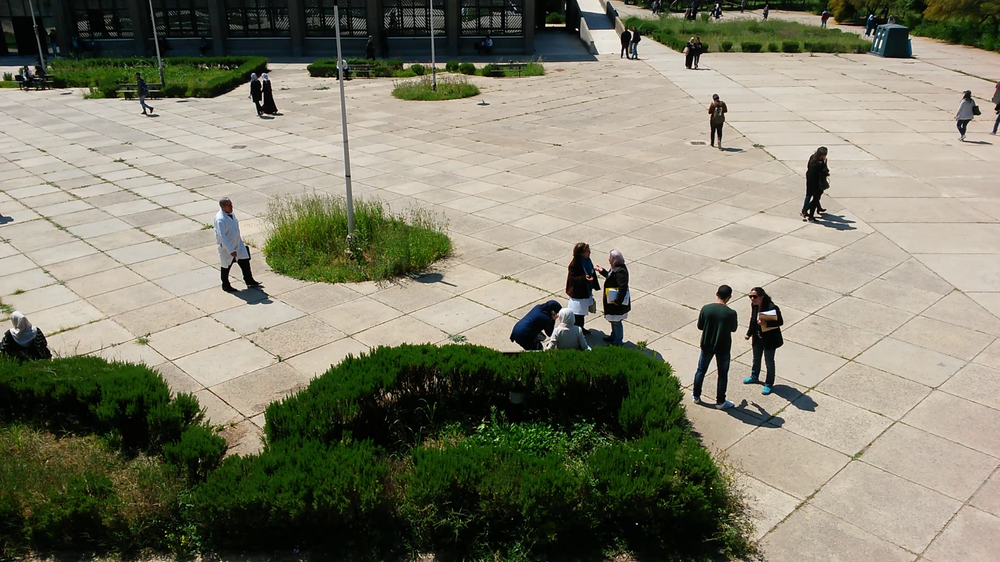
#> input picture frame1.png, 1000 x 562 px, shrunk from 1920 x 1080 before the run
$ python main.py
#> lines starting #> are read from the running program, lines starting #| are printed output that depends on the picture
import argparse
import cv2
import numpy as np


def load_frames(path1: str, path2: str):
    """Load two frames from disk and return them as BGR images."""
#> called with path1 = 'frame1.png', path2 = 'frame2.png'
    im1 = cv2.imread(path1)
#> im1 is the input picture: shape (562, 1000, 3); mean B, G, R 107.6, 126.4, 127.9
    im2 = cv2.imread(path2)
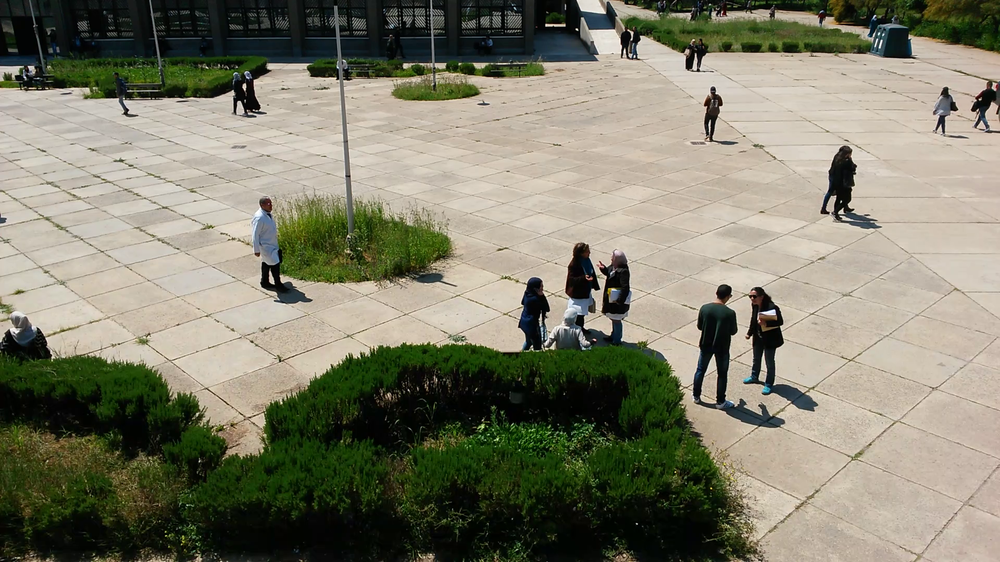
#> input picture frame2.png, 1000 x 562 px, shrunk from 1920 x 1080 before the run
#> im2 is the input picture: shape (562, 1000, 3); mean B, G, R 107.9, 126.4, 128.2
    if im1 is None:
        raise FileNotFoundError(f"Could not load image: '{path1}'")
    if im2 is None:
        raise FileNotFoundError(f"Could not load image: '{path2}'")
    return im1, im2


def extract_luminance(image):
    """Convert a BGR image to YCrCb and return the Y (luminance) channel."""
    ycrcb = cv2.cvtColor(image, cv2.COLOR_BGR2YCrCb)
#> ycrcb: shape (562, 1000, 3); mean of channels 0, 1, 2 124.7, 130.3, 118.4
    return ycrcb[:, :, 0]
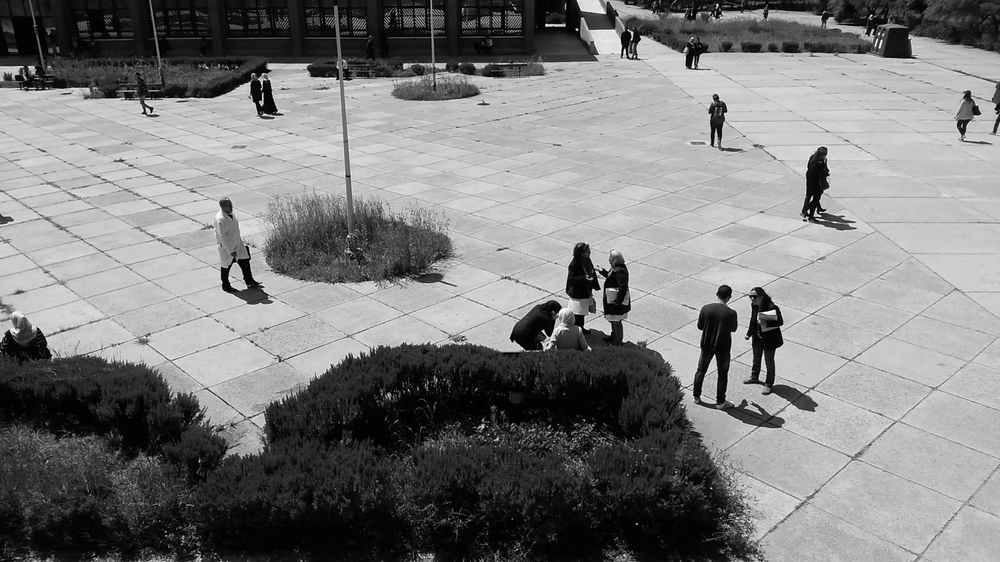
#> returned value: shape (562, 1000); min 0, max 255, mean 124.7


def select_roi(image):
    """Let the user select a rectangular ROI by clicking two corners.

    Returns (x1, y1, x2, y2) with x1 <= x2 and y1 <= y2.
    """
    points = []
    display = image.copy()
    window_name = "Select Pedestrian (2 Clicks)"

    # [15 lines left out: function on_mouse, not called in this run]

    cv2.namedWindow(window_name)
    cv2.setMouseCallback(window_name, on_mouse)
    cv2.imshow(window_name, display)
    cv2.waitKey(0)
    cv2.destroyAllWindows()

    if len(points) < 2:
        raise ValueError("You must click two corners to define the rectangle.")

    x1 = min(points[0][0], points[1][0])
    y1 = min(points[0][1], points[1][1])
    x2 = max(points[0][0], points[1][0])
    y2 = max(points[0][1], points[1][1])
    return x1, y1, x2, y2


# [128 lines left out: functions compute_search_window, block_match_sad, compute_luminance_difference, show_search_window, show_results, not called in this run]


def parse_args():
    """Parse command-line arguments."""
    parser = argparse.ArgumentParser(
        description="Block-matching motion estimation between two consecutive frames."
    )
    parser.add_argument("--frame1", default="frame1.png", help="Path to the first frame (default: frame1.png)")
    parser.add_argument("--frame2", default="frame2.png", help="Path to the second frame (default: frame2.png)")
    parser.add_argument("--dx", type=int, default=50, help="Horizontal search range in pixels (default: 30)")
    parser.add_argument("--dy", type=int, default=20, help="Vertical search range in pixels (default: 30)")
    return parser.parse_args()


def main():
    args = parse_args()

    # --- Load frames ---
    im1, im2 = load_frames(args.frame1, args.frame2)
    Y1 = extract_luminance(im1)
    Y2 = extract_luminance(im2)
#> in extract_luminance (call 2), `ycrcb = cv2.cvtColor(image, cv2.COLOR_BGR2YCrCb)`: ycrcb: shape (562, 1000, 3); mean of channels 0, 1, 2 124.8, 130.5, 118.5
#> in extract_luminance (call 2), `return ycrcb[:, :, 0]`:
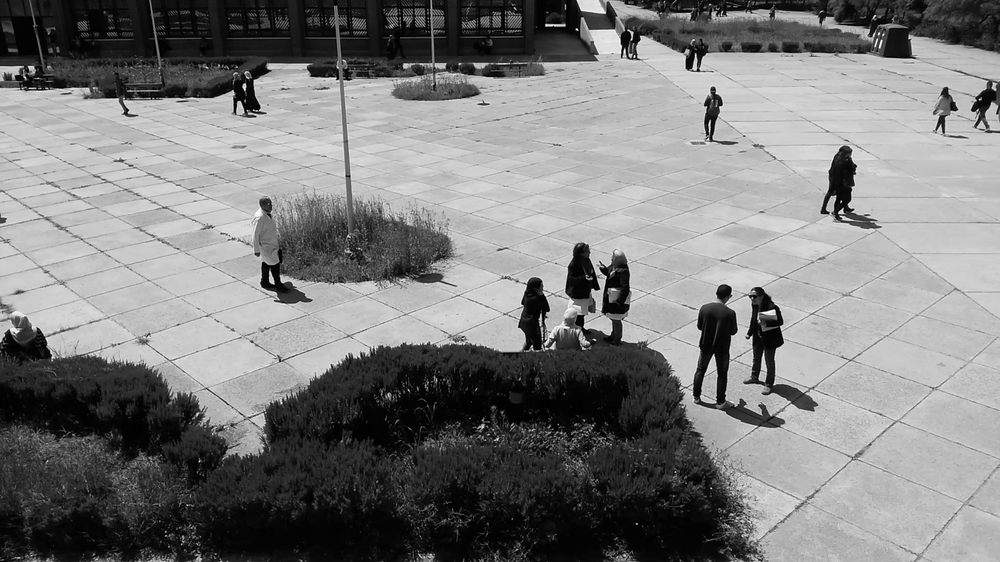
#> returned value: shape (562, 1000); min 0, max 255, mean 124.8

    # --- Select ROI on frame 1 ---
    x1, y1, x2, y2 = select_roi(im1)
    width = x2 - x1
    height = y2 - y1
    ref_block = Y1[y1:y2, x1:x2]
    roi = (x1, y1, x2, y2)

    print(f"\nBounding Box: Top-Left=({x1}, {y1}), Bottom-Right=({x2}, {y2})")
    print(f"Block Size: width={width}px, height={height}px")
    print(f"Reference luminance block shape: {ref_block.shape}")

    # --- Compute search window ---
    search_bounds = compute_search_window(roi, Y2.shape, args.dx, args.dy)
    sx1, sy1, sx2, sy2 = search_bounds

    print(f"\nSearch Window: Top-Left=({sx1}, {sy1}), Bottom-Right=({sx2}, {sy2})")
    print(f"Search Window Size: width={sx2 - sx1}px, height={sy2 - sy1}px")

    show_search_window(im2, roi, search_bounds)

    # --- Block matching ---
    best_x, best_y, min_sad = block_match_sad(ref_block, Y2, search_bounds, (width, height))
    mad = min_sad / (width * height)
    mv_x = best_x - x1
    mv_y = best_y - y1
    best_block = Y2[best_y : best_y + height, best_x : best_x + width]

    diff_data = compute_luminance_difference(ref_block, best_block)

    print("\n--- Luminance Difference Results ---")
    print(f"Signed Diff Range: [{diff_data['min_diff']}, {diff_data['max_diff']}] | Mean: {diff_data['mean_signed']:.2f}")
    print(f"MAD: {diff_data['mad']:.2f} | MSE: {diff_data['mse']:.2f} | PSNR: {diff_data['psnr']:.2f} dB")

    reconstructed = ref_block.astype(np.int32) + diff_data["diff_signed"]
    assert np.array_equal(reconstructed, best_block.astype(np.int32)), "Reconstruction check failed!"
    print("Reconstruction check (Y1_ref + residual == Y2_best): PASSED")

    print("\n--- Block Matching Results ---")
    print(f"Original Position (Frame 1): ({x1}, {y1}) -> ({x2}, {y2})")
    print(f"Best Match Position (Frame 2): ({best_x}, {best_y}) -> ({best_x + width}, {best_y + height})")
    print(f"Motion Vector (mv_x, mv_y): ({mv_x}, {mv_y}) pixels")
    print(f"Minimum SAD: {min_sad} | MAD: {mad:.2f} (avg luminance diff/pixel)")

    # --- Show results ---
    show_results(im2, roi, search_bounds, (best_x, best_y), (width, height), ref_block, best_block, diff_data)


if __name__ == "__main__":
#> (the run stopped early here; a loop or call above may not have finished)
